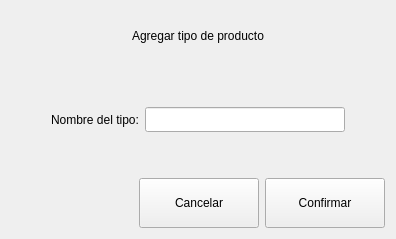
           <widget class="QWidget" name="pageAgregarTipoProducto">
            <layout class="QVBoxLayout" name="verticalLayout_8">
             <item>
              <widget class="QLabel" name="labelAgregarTipoProducto">
               <property name="minimumSize">
                <size>
                 <width>0</width>
                 <height>50</height>
                </size>
               </property>
               <property name="text">
                <string>Agregar tipo de producto</string>
               </property>
               <property name="alignment">
                <set>Qt::AlignCenter</set>
               </property>
              </widget>
             </item>
             <item>
              <spacer name="verticalSpacer_6">
               <property name="orientation">
                <enum>Qt::Vertical</enum>
               </property>
               <property name="sizeHint" stdset="0">
                <size>
                 <width>20</width>
                 <height>40</height>
                </size>
               </property>
              </spacer>
             </item>
             <item>
              <layout class="QHBoxLayout" name="horizontalLayout_6">
               <item>
                <spacer name="horizontalSpacer_8">
                 <property name="orientation">
                  <enum>Qt::Horizontal</enum>
                 </property>
                 <property name="sizeHint" stdset="0">
                  <size>
                   <width>40</width>
                   <height>20</height>
                  </size>
                 </property>
                </spacer>
               </item>
               <item>
                <widget class="QLabel" name="labelAgregarNombreTipo">
                 <property name="text">
                  <string>Nombre del tipo:</string>
                 </property>
                </widget>
               </item>
               <item>
                <widget class="QLineEdit" name="lineAgregarNombreTipoP">
                 <property name="minimumSize">
                  <size>
                   <width>200</width>
                   <height>25</height>
                  </size>
                 </property>
                </widget>
               </item>
               <item>
                <spacer name="horizontalSpacer_9">
                 <property name="orientation">
                  <enum>Qt::Horizontal</enum>
                 </property>
                 <property name="sizeHint" stdset="0">
                  <size>
                   <width>40</width>
                   <height>20</height>
                  </size>
                 </property>
                </spacer>
               </item>
              </layout>
             </item>
             <item>
              <spacer name="verticalSpacer_5">
               <property name="orientation">
                <enum>Qt::Vertical</enum>
               </property>
               <property name="sizeHint" stdset="0">
                <size>
                 <width>20</width>
                 <height>40</height>
                </size>
               </property>
              </spacer>
             </item>
             <item>
              <layout class="QHBoxLayout" name="horizontalLayout_5">
               <item>
                <spacer name="horizontalSpacer_7">
                 <property name="orientation">
                  <enum>Qt::Horizontal</enum>
                 </property>
                 <property name="sizeHint" stdset="0">
                  <size>
                   <width>40</width>
                   <height>20</height>
                  </size>
                 </property>
                </spacer>
               </item>
               <item>
                <widget class="QPushButton" name="btnCancelarAgregarTipoProducto">
                 <property name="minimumSize">
                  <size>
                   <width>120</width>
                   <height>50</height>
                  </size>
                 </property>
                 <property name="text">
                  <string>Cancelar</string>
                 </property>
                </widget>
               </item>
               <item>
                <widget class="QPushButton" name="btnConfirmarAgregarTipoProducto">
                 <property name="minimumSize">
                  <size>
                   <width>120</width>
                   <height>50</height>
                  </size>
                 </property>
                 <property name="text">
                  <string>Confirmar</string>
                 </property>
                </widget>
               </item>
              </layout>
             </item>
            </layout>
           </widget>
